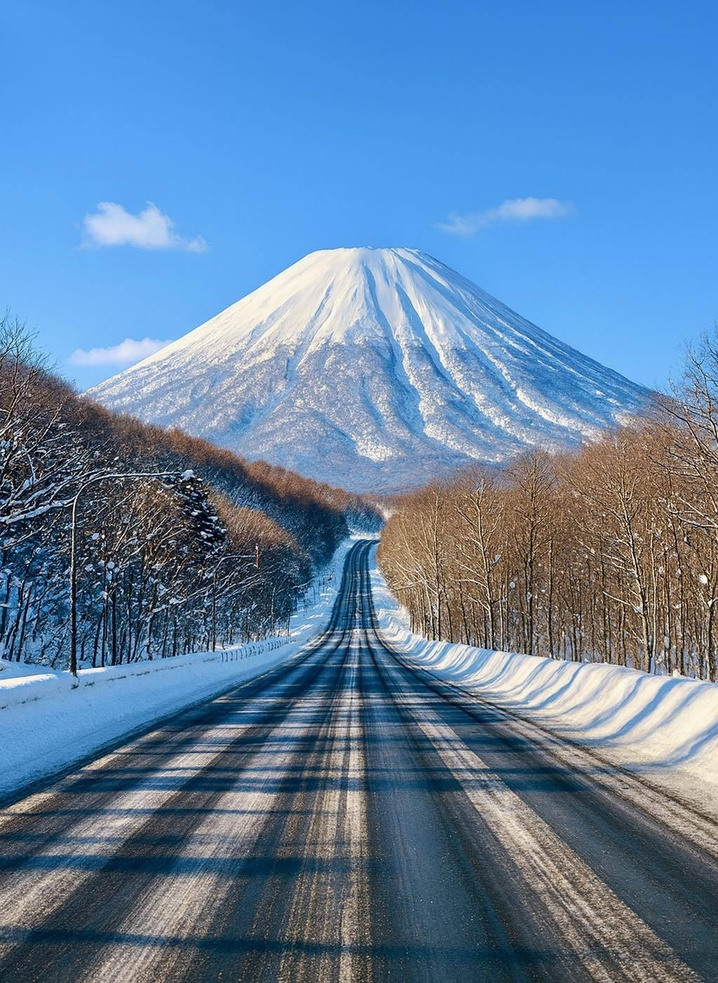
#> input picture vision/soccer.jpg, 718 x 983 px, shrunk from 1024 x 1403 before the run, found by its file name
$ python 4-3.py
#> lines starting #> are read from the running program, lines starting #| are printed output that depends on the picture
import cv2 as cv
import matplotlib.pyplot as plt

img = cv.imread('/Users/cho/2-2Class/vision/soccer.jpg')
#> img is the input picture: shape (983, 718, 3); mean B, G, R 162.9, 129.5, 97.5

gray = cv.cvtColor(img, cv.COLOR_BGR2GRAY)  # 명암 영상으로 변환하고 출력
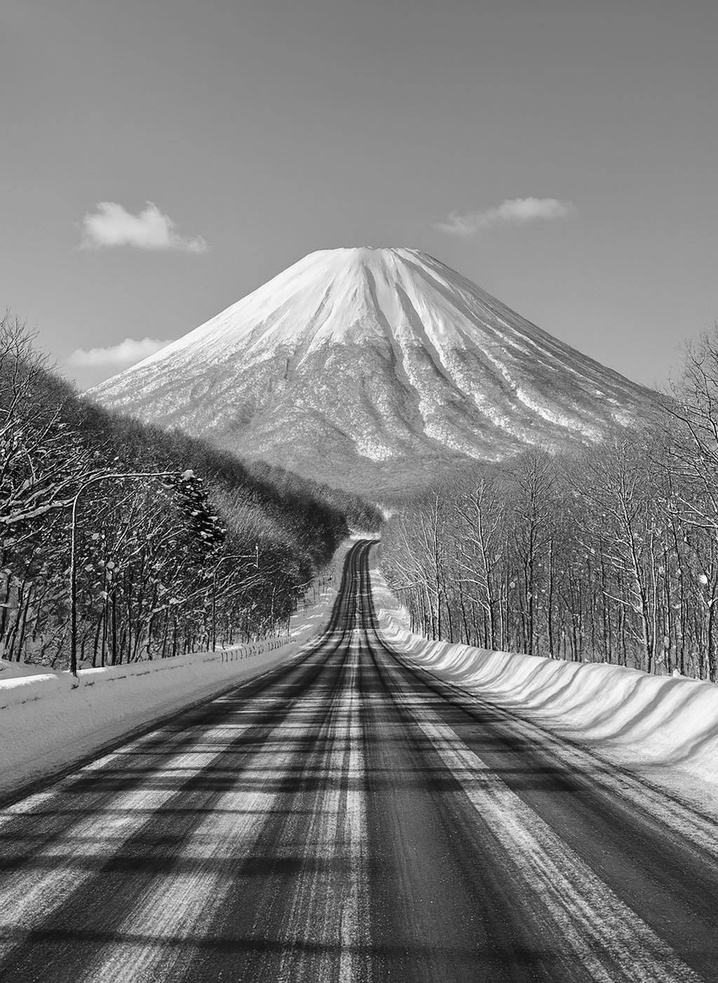
#> gray: shape (983, 718); min 0, max 255, mean 123.7
plt.imshow(gray, cmap='gray'), plt.xticks([]), plt.yticks([]), plt.show()

h = cv.calcHist([gray], [0], None, [256], [0, 256])  # 히스토그램을 구해 출력
#> h = 256 values, max 13539 at index 142, min 9 at index 255, mean 2757
plt.plot(h, color='r', linewidth=1), plt.show()
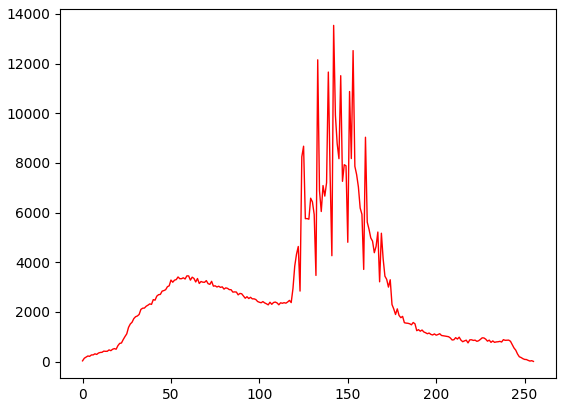
#> figure drawn by matplotlib, 1 panel; curve peaks at x = 142, y = 13539

equal = cv.equalizeHist(gray)  # 히스토그램을 평활화하고 출력
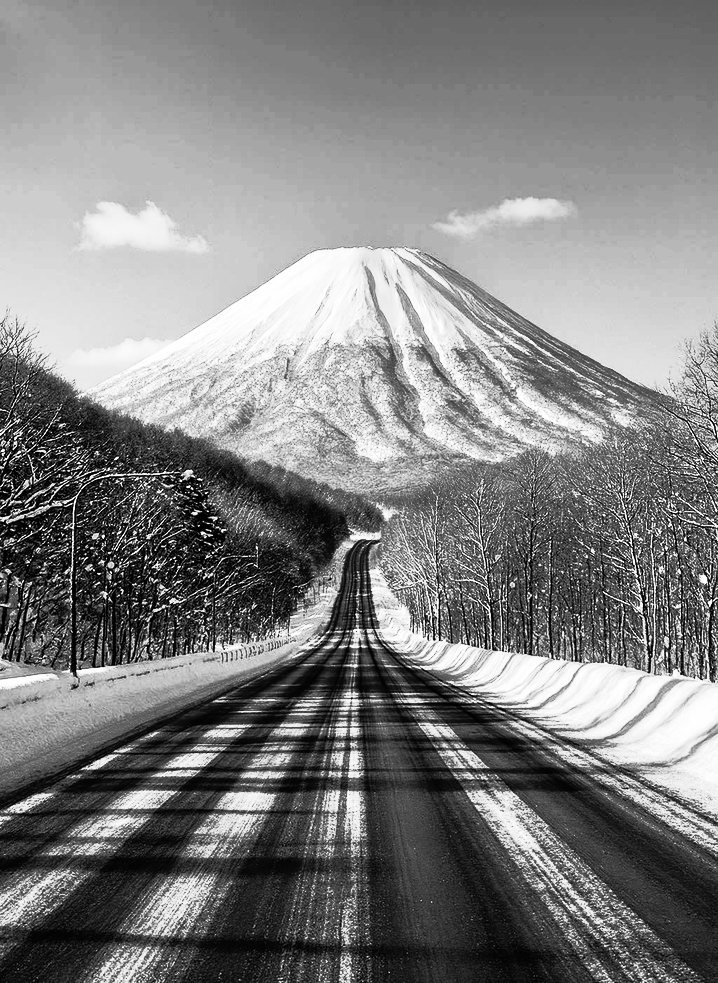
#> equal: shape (983, 718); min 0, max 255, mean 128.4
plt.imshow(equal, cmap='gray'), plt.xticks([]), plt.yticks([]), plt.show()

h = cv.calcHist([equal], [0], None, [256], [0, 256])  # 히스토그램을 구해 출력
#> h = 256 values, max 13539 at index 152, min 0 at index 27, mean 2757
plt.plot(h, color='r', linewidth=1), plt.show()
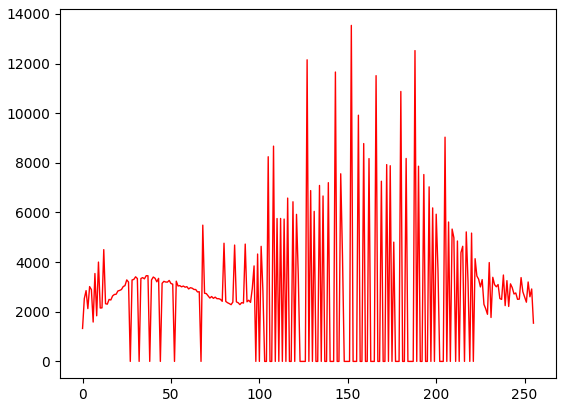
#> figure drawn by matplotlib, 1 panel; curve peaks at x = 152, y = 13539
